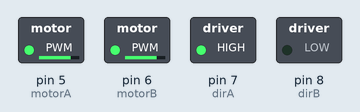
This sketch was run on a simulated Arduino Uno, built with avr-gcc and run on an emulated ATmega328P. Shown: switched loads named in the sketch (green lamp = pin HIGH).

Above: at 0.05 s.
At 2.95 s:
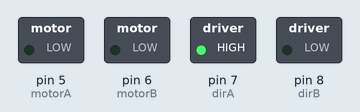
At 4.45 s:
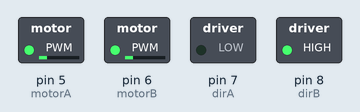
At 5.95 s:
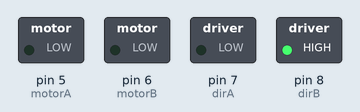
Timing chart, 0 to 7.8 s (numbered marks = the images above):
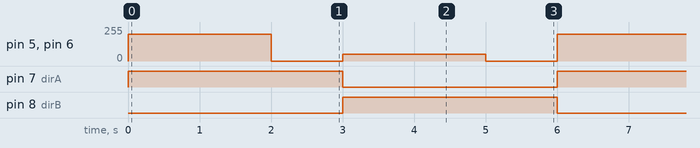

Measured:
- by itself, pin 5 (motorA), pin 6 (motorB): repeats every 6.0 s: 0/255 1.0 s, 50/255 2.0 s, 0/255 1.0 s, 200/255 2.0 s
- by itself, pin 7 (dirA), pin 8 (dirB): alternates HIGH for 3.0 s and LOW for 3.0 s

The sketch:

teste2x2A.ino
```cpp
#define motorA 5 //velocidade motor A - de 0 a 255
#define motorB 6 //velocidade motor B - de 0 a 255
#define dirA 7 //direção do motor A - HIGH ou LOW
#define dirB 8 //direção do motor B - HIGH ou LOW

void setup() {
  pinMode(motorA, OUTPUT);
  pinMode(motorB, OUTPUT);
  pinMode(dirA, OUTPUT);
  pinMode(dirB, OUTPUT);
}

void loop() {

  digitalWrite(dirA, HIGH); //SENTIDO DE ROTACAO
  digitalWrite(dirB, LOW);
  analogWrite(motorA, 200); //VELOCIDADE
  analogWrite(motorB, 200);

  delay(2000);

  analogWrite(motorA, 0);
  analogWrite(motorB, 0);

  delay(1000);

  digitalWrite(dirA, LOW);
  digitalWrite(dirB, HIGH);
  analogWrite(motorA, 50);
  analogWrite(motorB, 50);

  delay(2000);

  analogWrite(motorA, 0);
  analogWrite(motorB, 0);

  delay(1000);
}
```
